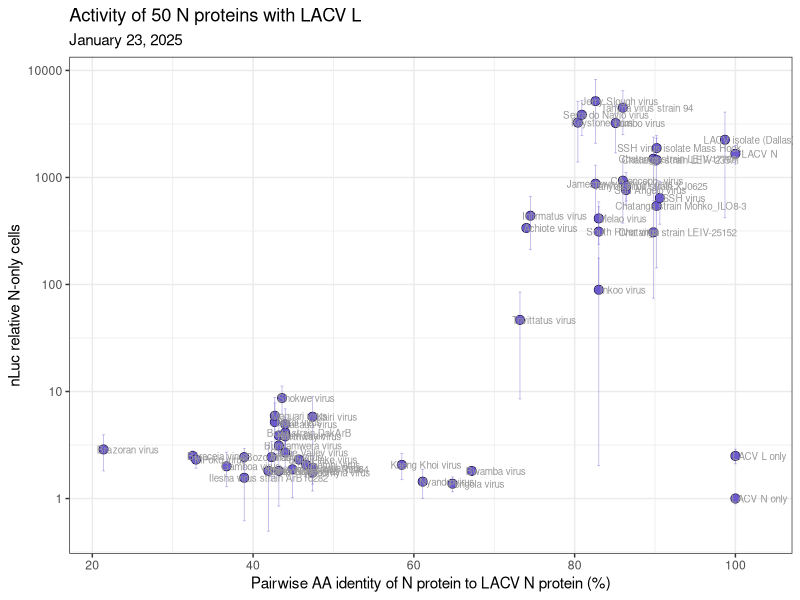
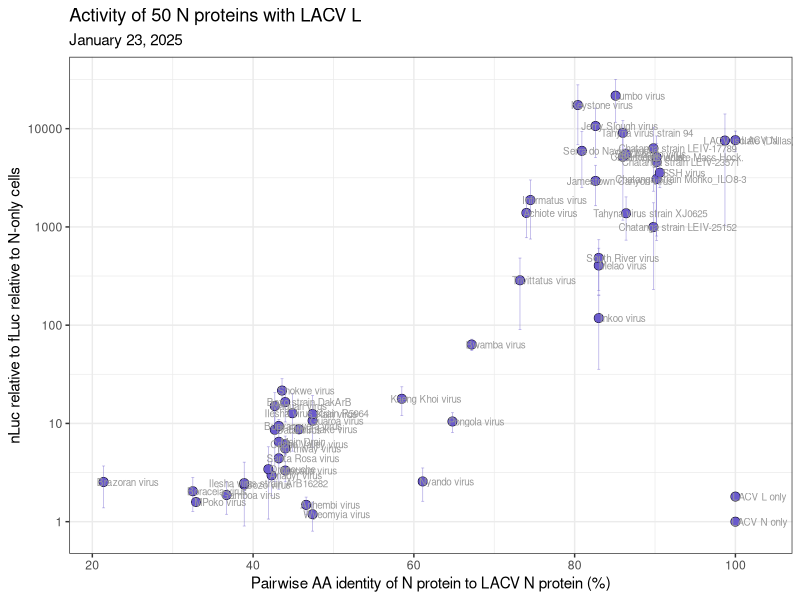
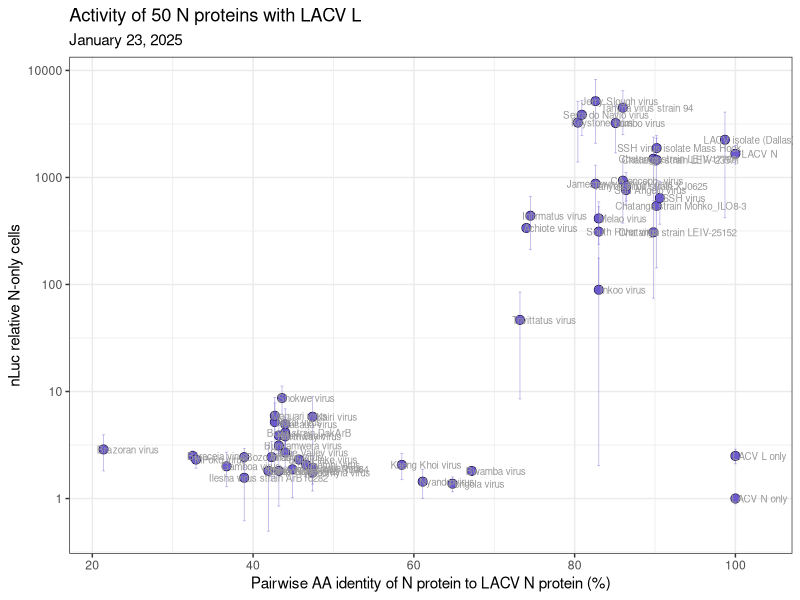
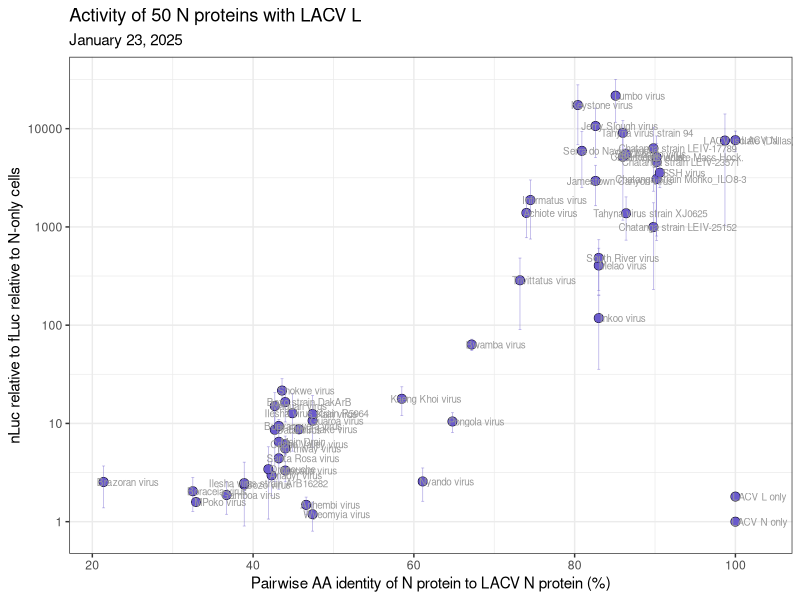

Recreate these plots in R, in order.
library(tidyverse)
library(readxl)
library(patchwork)

df <- read_excel("./2025_01_24_LACV_50N_exp2_tidy.xlsx")

# remove L-only from the data frame and use N-only instead
# df <- df %>% 
#   filter(!(N == "LACV L only"))

# calculate nLuc / fLuc
df <- df %>% mutate(nLuc_rel_fLuc = nLuc / fLuc)

# calculate N-only nLuc
df$bg_nLuc          <- df %>% filter(N == "LACV N only") %>% summarize(bg_nLuc = mean(nLuc)) %>% pull(bg_nLuc)
df$bg_nLuc_rel_fLuc <- df %>% filter(N == "LACV N only") %>% summarize(bg_nLuc_rel_fLuc = mean(nLuc_rel_fLuc)) %>% pull(bg_nLuc_rel_fLuc)

# normalize to N-only
df <- df %>% mutate(nLuc_rel_bg = nLuc / bg_nLuc,
                    nLuc_rel_fLuc_rel_bg = nLuc_rel_fLuc / bg_nLuc_rel_fLuc)

# ---------------------
# activity vs. distance
# ---------------------

# pairwise % identity between GPCs involved
dist_df <- read_excel("../Orthobunya_metadata.xlsx")

df <- left_join(df, dist_df, by=c("N_pMDS" = "pMDS"))

# calculate averages of normalized luminescence
# use double-normalized luminescence values.  
# That is, normalized to both N-only and fLuc
df_norm_avg <- df %>% 
  group_by (N) %>%
  summarize(mean_lum     = mean(nLuc_rel_bg),
            sd_lum       = sd(nLuc_rel_bg),
            mean_rel_lum = mean(nLuc_rel_fLuc_rel_bg),
            sd_rel_lum   = sd(nLuc_rel_fLuc_rel_bg),
            LACV_pct_id  = mean(Pct_ID_LACV_N),
            .groups="drop") 

# Set y axis min and max values for cases when std_dev > mean, 
# This way, negative values won't be undefined by the log scale in ggplot
yaxis_min <- 1e-1
yaxis_max <- 1e5

# singly normalized luminescence - to N-only
ggplot(df_norm_avg) +
  geom_point(aes(x=LACV_pct_id, y=mean_lum), shape=21, 
             fill="slateblue", color="black", size=3, stroke=0.25) +
  geom_errorbar(aes(x=LACV_pct_id, 
                    ymin = ifelse((mean_lum - sd_lum) < yaxis_min, yaxis_min, mean_lum - sd_lum),
                    ymax = ifelse((mean_lum + sd_lum) > yaxis_max, yaxis_max, mean_lum + sd_lum)),
                linewidth=0.25, alpha=0.5, color="slateblue") + 
  geom_text(aes(x=LACV_pct_id, y=mean_lum, label=N), 
            size=2.5, color="grey60", 
            nudge_x=3, 
            nudge_y=0, 
            check_overlap = F ) +
  xlab("Pairwise AA identity of N protein to LACV N protein (%)") +
  ylab("nLuc relative N-only cells") +
  scale_y_log10() +
  theme_bw()  +
  ggtitle("Activity of 50 N proteins with LACV L", subtitle="January 23, 2025")

# save as PDF
ggsave("2025_02_07_LACV_51N_results_singly_normalized.pdf", units="in", width=10, height=7.5)

# doubly normalized luminescence (normalize to N-only and fLuc)
ggplot(df_norm_avg) +
  geom_point(aes(x=LACV_pct_id, y=mean_rel_lum), shape=21, 
             fill="slateblue", color="black", size=3, stroke=0.25) +
  geom_errorbar(aes(x=LACV_pct_id, 
                    ymin = ifelse((mean_rel_lum - sd_rel_lum) < yaxis_min, yaxis_min, mean_rel_lum - sd_rel_lum),
                    ymax = ifelse((mean_rel_lum + sd_rel_lum) > yaxis_max, yaxis_max, mean_rel_lum + sd_rel_lum)),
                linewidth=0.25, alpha=0.5, color="slateblue") +
  geom_text(aes(x=LACV_pct_id, y=mean_rel_lum, label=N), 
            size=2.5, color="grey60", 
            nudge_x=3, 
            nudge_y=0, 
            check_overlap = F ) +
  xlab("Pairwise AA identity of N protein to LACV N protein (%)") +
  ylab("nLuc relative to fLuc relative to N-only cells") +
  scale_y_log10() +
  theme_bw()  +
  ggtitle("Activity of 50 N proteins with LACV L", subtitle="January 23, 2025")

# save as PDF
ggsave("2025_02_07_LACV_51N_results_doubly_normalized.pdf", units="in", width=10, height=7.5)
